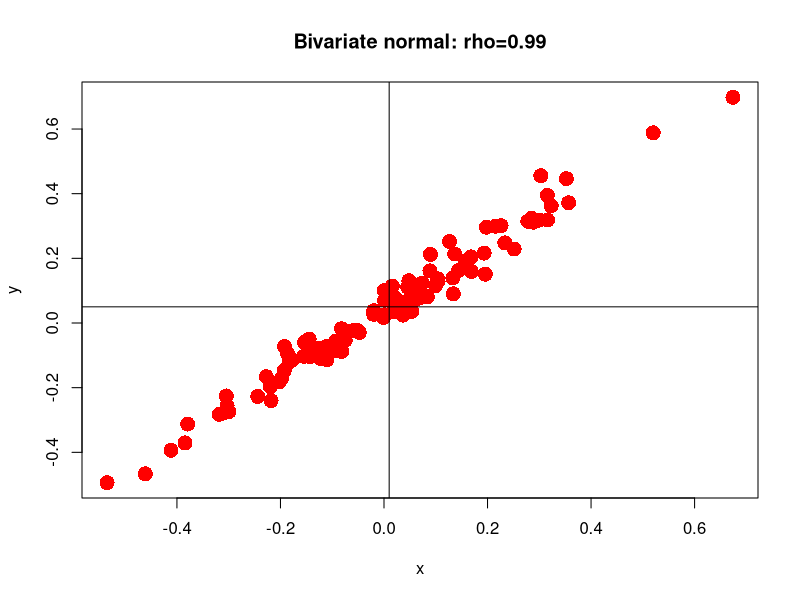
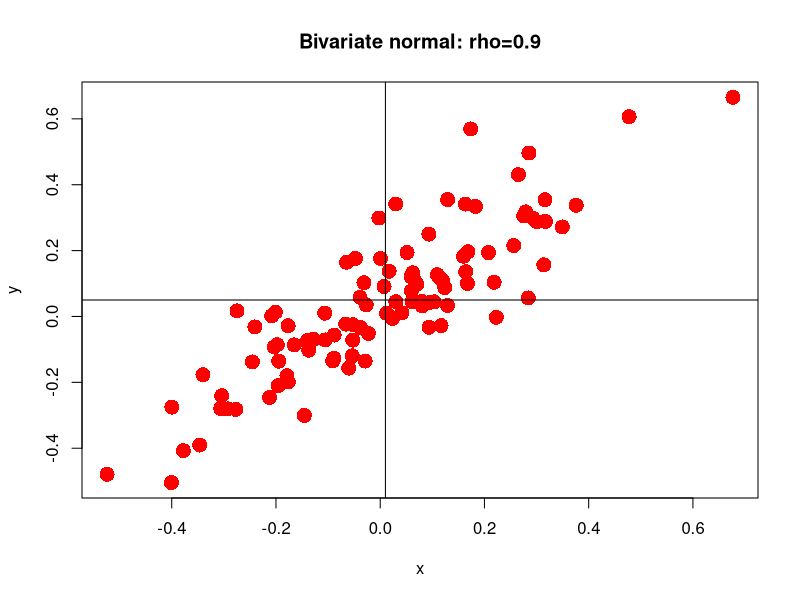
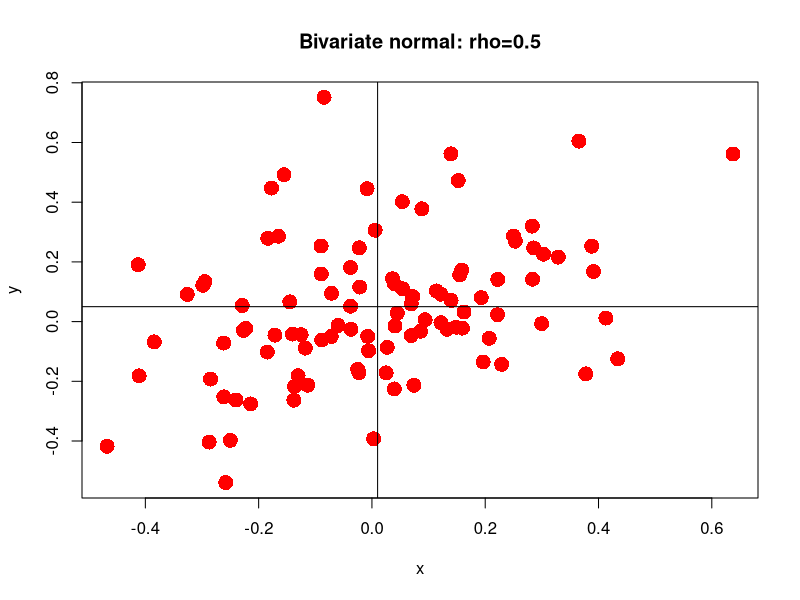
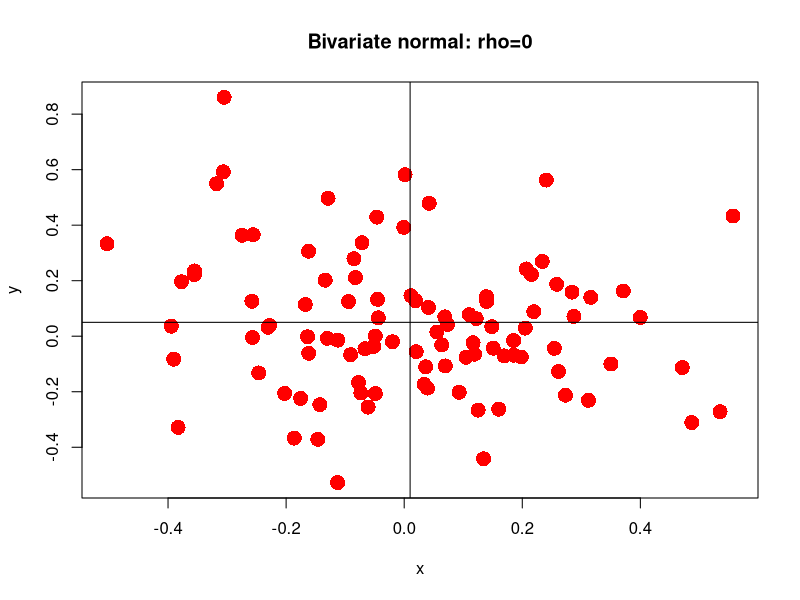
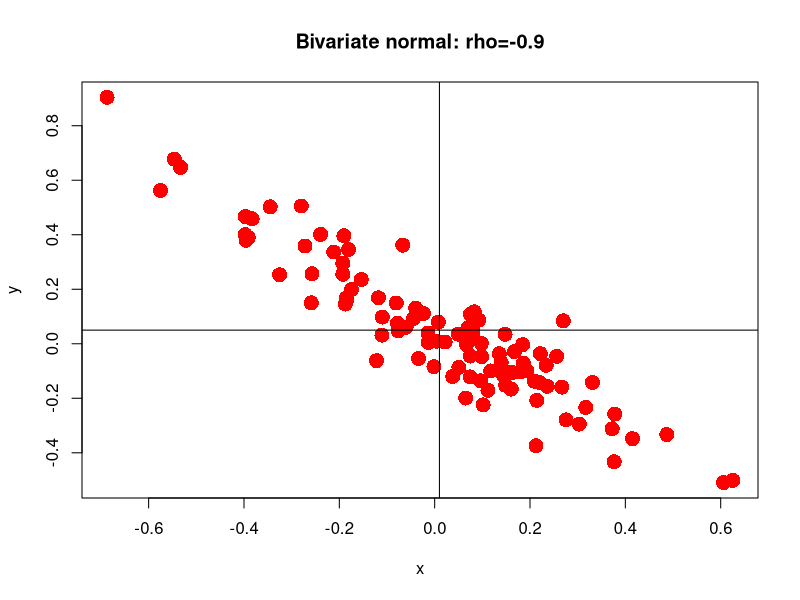

Recreate these plots in R, in order.
## ---- chunk 1
library(mvtnorm)
## ---- chunk 2
CalcSigmaMtx <- function(rho.xy, sig.x, sig.y) {
    # ---- Assert simulate from bivariate normal with rho
    sig.xy = rho.xy * sig.x * sig.y
    matrix(c(sig.x^2, sig.xy, sig.xy, sig.y^2), 2, 2, byrow = TRUE)
}

GenerateBiNormMtx <- function(rho.xy, n = 100, seed = 123, mu.x, mu.y, sig.x, 
    sig.y, sigma.xy) {
    # ---- Assert use the rmvnorm() function to simulate from bivariate normal
    set.seed(seed)
    xy.vals = rmvnorm(n, mean = c(mu.x, mu.y), sigma = sigma.xy)
}

layout(matrix(1:1, 1, 1, byrow = TRUE))

muX = 0.01
sigX = 0.25
muY = 0.05
sigY = 0.15
## ---- chunk 3
sigmaXY <- CalcSigmaMtx(rho.xy = 0.99, sigX, sigX)
sigmaXY

valXY <- GenerateBiNormMtx(rho.xy = 0.99, n = 100, seed = 123, muX, muY, sigX, 
    sigY, sigmaXY)
head(valXY)

plot(valXY[, 1], valXY[, 2], pch = 16, cex = 2, col = "red", xlab = "x", ylab = "y")
title("Bivariate normal: rho=0.99")
abline(h = muY, v = muX)
## ---- chunk 4
sigma2XY <- CalcSigmaMtx(rho.xy = 0.9, sigX, sigX)
sigma2XY

val2XY <- GenerateBiNormMtx(rho.xy = 0.9, n = 100, seed = 123, muX, muY, sigX, 
    sigY, sigma2XY)
head(val2XY)

plot(val2XY[, 1], val2XY[, 2], pch = 16, cex = 2, col = "red", xlab = "x", ylab = "y")
title("Bivariate normal: rho=0.9")
abline(h = muY, v = muX)
## ---- chunk 5
sigma3XY <- CalcSigmaMtx(rho.xy = 0.5, sigX, sigX)
sigma3XY

val3XY <- GenerateBiNormMtx(rho.xy = 0.5, n = 100, seed = 123, muX, muY, sigX, 
    sigY, sigma3XY)
head(val3XY)

plot(val3XY[, 1], val3XY[, 2], pch = 16, cex = 2, col = "red", xlab = "x", ylab = "y")
title("Bivariate normal: rho=0.5")
abline(h = muY, v = muX)
## ---- chunk 6
sigma4XY <- CalcSigmaMtx(rho.xy = 0, sigX, sigX)
sigma4XY

val4XY <- GenerateBiNormMtx(rho.xy = 0, n = 100, seed = 123, muX, muY, sigX, 
    sigY, sigma4XY)
head(val4XY)

plot(val4XY[, 1], val4XY[, 2], pch = 16, cex = 2, col = "red", xlab = "x", ylab = "y")
title("Bivariate normal: rho=0")
abline(h = muY, v = muX)
## ---- chunk 7
sigma5XY <- CalcSigmaMtx(rho.xy = -0.9, sigX, sigX)
sigma5XY

val5XY <- GenerateBiNormMtx(rho.xy = -0.9, n = 100, seed = 123, muX, muY, sigX, 
    sigY, sigma5XY)
head(val5XY)

plot(val5XY[, 1], val5XY[, 2], pch = 16, cex = 2, col = "red", xlab = "x", ylab = "y")
title("Bivariate normal: rho=-0.9")
abline(h = muY, v = muX)
## ---- chunk 8
setwd("/Users/madelyncaufield/Desktop/ECON432 Data Science for Financial Engineering/Homework 3")
df <- read.csv("MSFT.csv")
head(df)
## ---- chunk 9
library(dplyr)

msft.df = df %>%
          select(Date, Adj.Close)
head(msft.df)
## ---- chunk 10
class(msft.df$Date)
msft.df$Date <- as.Date(msft.df$Date,format = '%Y-%m-%d')
class(msft.df$Date)
## ---- chunk 11
msft.df$cc.ret[2:T] <-  log(msft.df$Adj.Close[2:T]/msft.df$Adj.Close[1:(T-1)])
head(msft.df$cc.ret)

df.g <- msft.df[,c('Date','cc.ret')] 
df.g <- msft.df[-c(1),]

head(df.g)
## ---- chunk 12
library(MASS)

fitdistr(df.g$cc.ret, "normal")
## ---- chunk 13
x = df.g$cc.ret
mu.r = 0.0008232918
sd.r = 0.0160125173
v = sd.r^2
n = length(x)
skewness <- function(x) {
    third.moment <- (1/(n - 2)) * sum((x - mu.r)^3)
    third.moment/(v^(3/2))
}

skewness(df.g$cc.ret)
## ---- chunk 14
x = df.g$cc.ret
mu.r = 0.0008232918
sd.r = 0.0160125173
v = sd.r^2
n = length(x)
skewness <- function(x) {
    third.moment <- (1/(n - 2)) * sum((x - mu.r)^4)
    third.moment/(v^(4/2))
}
s = skewness(df.g$cc.ret)

s-3
## ---- chunk 15
library(tseries)
jarque.bera.test(df.g$cc.ret)
